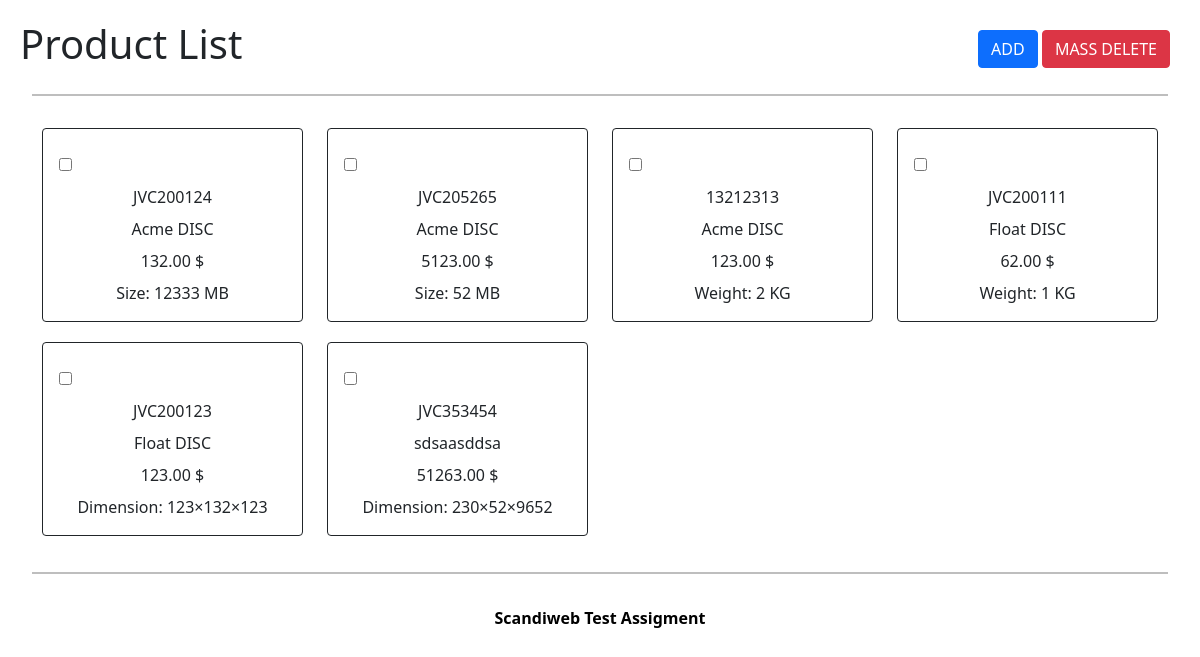
The page / on the database its author committed.
### tables this page shows
CREATE TABLE `items` (
  `SKU` varchar(40) NOT NULL,
  `name` varchar(100) NOT NULL,
  `price` decimal(10,2) NOT NULL,
  `typeId` int(11) NOT NULL,
  `valueType` longtext NOT NULL CHECK (json_valid(`valueType`))
);

CREATE TABLE `types` (
  `id` int(11) NOT NULL,
  `typeName` varchar(70) NOT NULL,
  `nbOfAttributes` int(11) DEFAULT NULL
);

### includes/dboperations.php (called while the page is built, shortened)
<?php
class DbOperation
{
    private $con;
    public function __construct()
    {
        require_once dirname(__FILE__) . '/dbconnect.php';
        $db = new DbConnect();
        $this -> con = $db->connect();
    }
    public function getDVD()
    {
        $DVDs = [];
        $qu1 = "SELECT * FROM items, types WHERE types.id=1 AND types.id=typeId";
        $result = mysqli_query($this->con, $qu1);
        while ($row = mysqli_fetch_array($result)) {
            $d = array(  'sku' => $row['SKU'],
                            'name' => $row['name'],
                            'price' => $row['price'],
                            'valueType' => $row['valueType'],
                        );
            array_push($DVDs, $d);
        }
        return $DVDs;
    }
    public function getBook()
    {
        $Books = [];
        $qu1 = "SELECT * FROM items, types WHERE types.id=2 AND types.id=typeId";
        $result = mysqli_query($this->con, $qu1);
        while ($row = mysqli_fetch_array($result)) {
            $b = array(  'sku' => $row['SKU'],
                            'name' => $row['name'],
                            'price' => $row['price'],
                            'valueType' => $row['valueType'],
                        );
            array_push($Books, $b);
        }
        return $Books;
    }
    public function getFurniture()
    {
        $Furnitures = [];
        $qu1 = "SELECT * FROM items, types WHERE types.id=3 AND types.id=typeId";
        $result = mysqli_query($this->con, $qu1);
        while ($row = mysqli_fetch_array($result)) {
            $f = array(  'sku' => $row['SKU'],
                            'name' => $row['name'],
                            'price' => $row['price'],
                            'valueType' => $row['valueType'],
                        );
            array_push($Furnitures, $f);
        }
        return $Furnitures;
    }
}

### includes/dbconnect.php (called while the page is built, shortened)
<?php
class DbConnect
{
    public function connect()
    {
        $this -> con = new \mysqli(DB_HOST, DB_USER, DB_PASSWORD, DB_NAME);
        return $this -> con;
    }
}

### prepare.php (called while the page is built, shortened)
<?php
require_once dirname(__FILE__) . '/includes/dboperations.php';
require_once dirname(__FILE__) . '/classes/dvd.php';
require_once dirname(__FILE__) . '/classes/book.php';
require_once dirname(__FILE__) . '/classes/furniture.php';
class All
{
    private $DVDs;
    private $Books;
    private $Furnitures;
    private $all_products = [];
    public function __construct()
    {
        $p_obj = new DbOperation();
        $this->DVDs = $p_obj->getDVD();
        $this->Books = $p_obj->getBook();
        $this->Furnitures = $p_obj->getFurniture();
    }
    private function prepareDVDs()
    {
        foreach ($this->DVDs as $d) {
            $size = json_decode($d['valueType'], true);
            $new_d = new DVD($d['sku'], $d['name'], $d['price'], $size['size']);
            array_push($this->all_products, $new_d);
        }
    }
    private function prepareBooks()
    {
        foreach ($this->Books as $b) {
            $weight = json_decode($b['valueType'], true);
            $new_b = new Book($b['sku'], $b['name'], $b['price'], $weight['weight']);
            array_push($this->all_products, $new_b);
        }
    }
    private function prepareFurnitures()
    {
        foreach ($this->Furnitures as $f) {
            $att = json_decode($f['valueType'], true);
            $new_f = new Furniture(
                $f['sku'],
                $f['name'],
                $f['price'],
                $att['height'],
                $att['width'],
                $att['length']
            );
            array_push($this->all_products, $new_f);
        }
    }
    public function integrateAll(): array
    {
        return $this->all_products;
    }
}

### classes/product.php (called while the page is built, shortened)
<?php
require_once 'includes/dboperations.php';
abstract class Product
{
    protected $sku;
    public function __construct($sku, $name, $price)
    {
        $this->sku = $sku;
        $this->name = $name;
        $this->price = $price;
    }
    protected function validateData($name, $price)
    {
        $name = filter_var($name, 513);
        $price = filter_var($price, 520);
    }
    public function getSKU()
    {
        return $this->sku;
    }
}

### index.php (the view, shortened to what this page needs)
<!DOCTYPE html>
<html lang="en">
<head>
    <link href="https://cdn.jsdelivr.net/npm/bootstrap@5.0.2/dist/css/bootstrap.min.css"
    rel="stylesheet"
>
    <link href="css/main.css" rel="stylesheet">
</head>
<body>
<form method="post" action="delete.php">
    <div class="clearfix">
        <h1>Product List</h1>
        <div class=buttons>
            <a href="addForm.html" class="btn btn-primary">ADD</a>
            <input type="submit" class="btn btn-danger" value ="MASS DELETE" id="delete-product-btn">
        </div>
    </div>
    <hr>
    <div class="container">
        <div class="row">
            <?php
            require_once dirname(__FILE__) . '/prepare.php';
            $a = new All();
            $all_products = $a->integrateAll();
            foreach ($all_products as $prod) {?>
                <div class="col-lg-3">
                    <div class="card border-dark">
                        <div class="card-body">
                            <p><input type="checkbox" class="delete-checkbox" name="del_items[]"
                            value="<?php echo $prod->getSKU(); ?>" ></p>
                            <?php echo $prod; ?>
                        </div>
                    </div>
                </div>
            <?php } ?>
        </div>
    </div>
</form>
<div class="footer">
    <hr>
    <p class="text-center"><b>Scandiweb Test Assigment</b></p>
</div>
</body>
</html>

### classes/dvd.php (shortened to what this page needs)
<?php
require_once dirname(__FILE__) . '/product.php';
class DVD extends Product
{
    private $size;
    public function __construct($sku, $name, $price, $size)
    {
        if ($this->validateSize($size)) {
            $this->size = $size;
        }
    }
    private function validateSize($size): bool
    {
        return is_numeric($size) && $size >= 1 && $size <= 17080;
    }
    public function __toString(): string
    {
        $price = sprintf("%0.2f", $this->price);
        return "<p class='card-text text-center'>{$this->sku}</p>
                <p class='card-text text-center'>{$this->name}</p>
                <p class='card-text text-center'>{$price} $</p>
                <p class='card-text text-center'>Size: {$this->size} MB</p>";
    }
}

### classes/book.php (shortened to what this page needs)
<?php
require_once dirname(__FILE__) . '/product.php';
class Book extends Product
{
    private $weight;
    public function __construct($sku, $name, $price, $weight)
    {
        if ($this->validateWeight($weight)) {
            $this->weight = $weight;
        }
    }
    private function validateWeight($weight): bool
    {
        return is_numeric($weight) && $weight >= 0.1 && $weight <= 10;
    }
    public function __toString(): string
    {
        $price = sprintf("%0.2f", $this->price);
        return "<p class='card-text text-center'>{$this->sku}</p>
                <p class='card-text text-center'>{$this->name}</p>
                <p class='card-text text-center'>{$price} $</p>
                <p class='card-text text-center'>Weight: {$this->weight} KG</p>";
    }
}

### classes/furniture.php (shortened to what this page needs)
<?php
require_once dirname(__FILE__) . '/product.php';
class Furniture extends Product
{
    private $height;
    private $width;
    private $length;
    public function __construct($sku, $name, $price, $height, $width, $length)
    {
        if ($this->validateDimensions($height, $width, $length)) {
            $this->height = $height;
            $this->width = $width;
            $this->length = $length;
        }
    }
    private function validateDimensions($height, $width, $length): bool
    {
        $isValid = true;
        return $isValid;
    }
    public function __toString(): string
    {
        $price = sprintf("%0.2f", $this->price);
        $height = round($this->height, 0, PHP_ROUND_HALF_UP);
        $width = round($this->width, 0, PHP_ROUND_HALF_UP);
        $length = round($this->length, 0, PHP_ROUND_HALF_UP);
        return "<p class='card-text text-center'>{$this->sku}</p>
                <p class='card-text text-center'>{$this->name}</p>
                <p class='card-text text-center'>{$price} $</p>
                <p class='card-text text-center'>Dimension: {$height}&times;{$width}&times;{$length}</p>";
    }
}

### css/main.css (style rules this page uses)
body { position: relative; }
.card { margin-bottom: 20px; }
.card-body p { margin-top: 0.5rem; margin-bottom: 0.5rem; }
hr { border: 1px solid black; margin-bottom: 2em; margin-left: 2em; margin-right: 2em; }
h1 { float: left; }
.buttons { float: right; margin: 10px; }
.clearfix { margin-top: 20px; margin-left: 20px; margin-right: 20px; }
.footer { position: bottom; left: 0; bottom: 0; width: 100%; color: black; text-align: center; }

### rows shown on the page
items: SKU "JVC200124", name "Acme DISC", price "132.00", size "12333"
items: SKU "JVC205265", name "Acme DISC", price "5123.00", size "52"
items: SKU "13212313", name "Acme DISC", price "123.00"
items: SKU "JVC200111", name "Float DISC", price "62.00", typeId.nbOfAttributes "1"
items: SKU "JVC200123", name "Float DISC", price "123.00", height "123", width "132", length "123"
items: SKU "JVC353454", name "sdsaasddsa", price "51263.00", height "230", width "52", length "9652"
